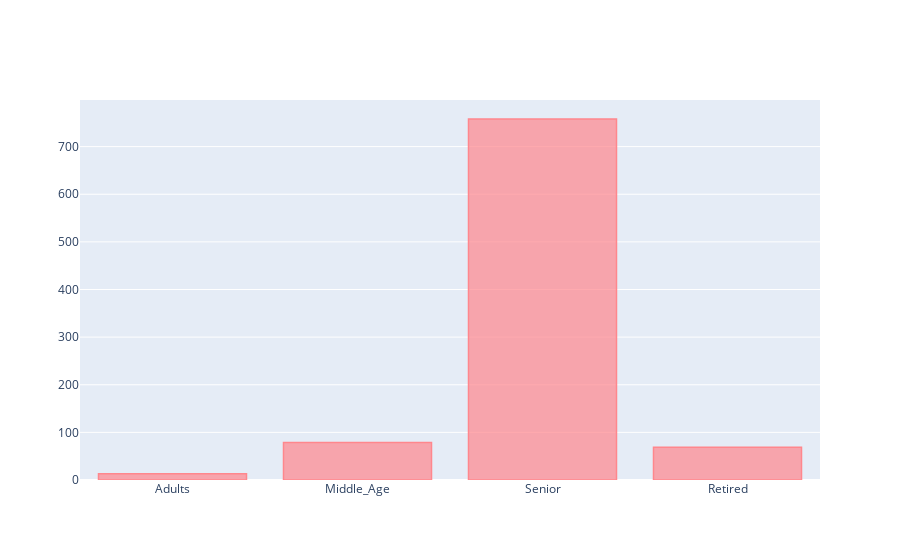

Notebook source saved alongside this figure:
### Markdown cell above
# Bar plot

### Code cell
trace = go.Bar(
    x=x_,
    y=y_,
    textposition="auto",
    name="target 0",
    marker=dict(
        color="rgba(255, 135, 141,0.7)",
        line=dict(color="rgba(255, 135, 141,1)", width=1.5),
    ),
    opacity=1,
)

py.offline.iplot([trace], filename="bar-chart")

### Figure 1 — Plotly figure (JSON) as saved in the notebook; plotly's stock layout.template omitted (floating-point values rounded to 4 significant figures)
{"data": [{"marker": {"color": "rgba(255, 135, 141,0.7)", "line": {"color": "rgba(255, 135, 141,1)", "width": 1.5}}, "name": "target 0", "opacity": 1, "textposition": "auto", "type": "bar", "x": ["Adults", "Middle_Age", "Senior", "Retired"], "y": [13, 79, 758, 69]}], "layout": {"autosize": true, "xaxis": {"autorange": true, "range": [-0.5, 3.5], "type": "category"}, "yaxis": {"autorange": true, "range": [0, 797.9], "type": "linear"}}}
